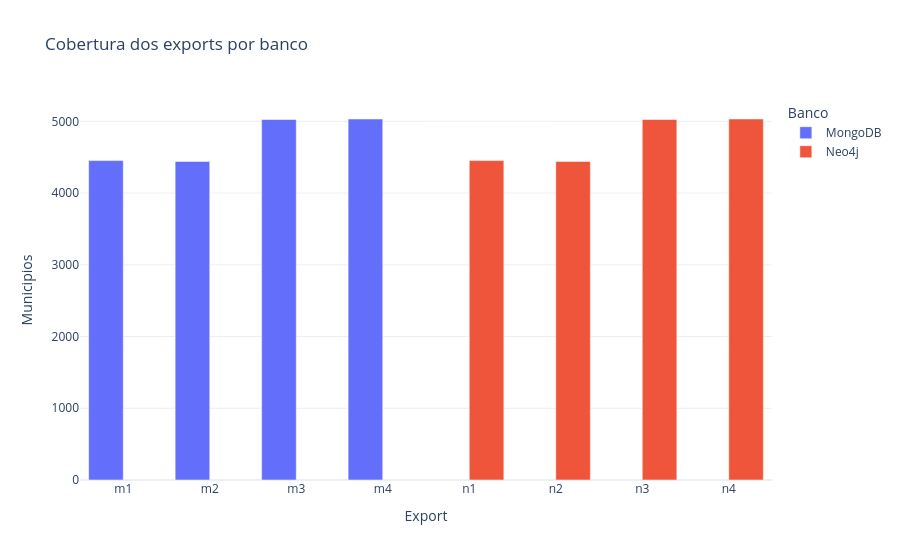

Notebook code cell kept with this figure:
### Code cell
fig = px.bar(
    inventory, x="export", y="linhas", color=inventory["export"].str[0].map({"m": "MongoDB", "n": "Neo4j"}),
    barmode="group", labels={"color": "Banco", "linhas": "Municipios", "export": "Export"},
    title="Cobertura dos exports por banco",
)
fig.show()

### Figure 1 — Plotly figure (JSON) as saved in the notebook; plotly's stock layout.template omitted (floating-point values rounded to 4 significant figures)
{"data": [{"alignmentgroup": "True", "hovertemplate": "Banco=MongoDB<br>Export=%{x}<br>Municipios=%{y}<extra></extra>", "legendgroup": "MongoDB", "marker": {"color": "#636efa", "pattern": {"shape": ""}}, "name": "MongoDB", "offsetgroup": "MongoDB", "orientation": "v", "showlegend": true, "textposition": "auto", "type": "bar", "x": ["m1", "m2", "m3", "m4"], "xaxis": "x", "y": [4453, 4441, 5026, 5033], "yaxis": "y"}, {"alignmentgroup": "True", "hovertemplate": "Banco=Neo4j<br>Export=%{x}<br>Municipios=%{y}<extra></extra>", "legendgroup": "Neo4j", "marker": {"color": "#EF553B", "pattern": {"shape": ""}}, "name": "Neo4j", "offsetgroup": "Neo4j", "orientation": "v", "showlegend": true, "textposition": "auto", "type": "bar", "x": ["n1", "n2", "n3", "n4"], "xaxis": "x", "y": [4453, 4441, 5026, 5033], "yaxis": "y"}], "layout": {"barmode": "group", "legend": {"title": {"text": "Banco"}, "tracegroupgap": 0}, "title": {"text": "Cobertura dos exports por banco"}, "xaxis": {"anchor": "y", "domain": [0, 1], "title": {"text": "Export"}}, "yaxis": {"anchor": "x", "domain": [0, 1], "title": {"text": "Municipios"}}}}
